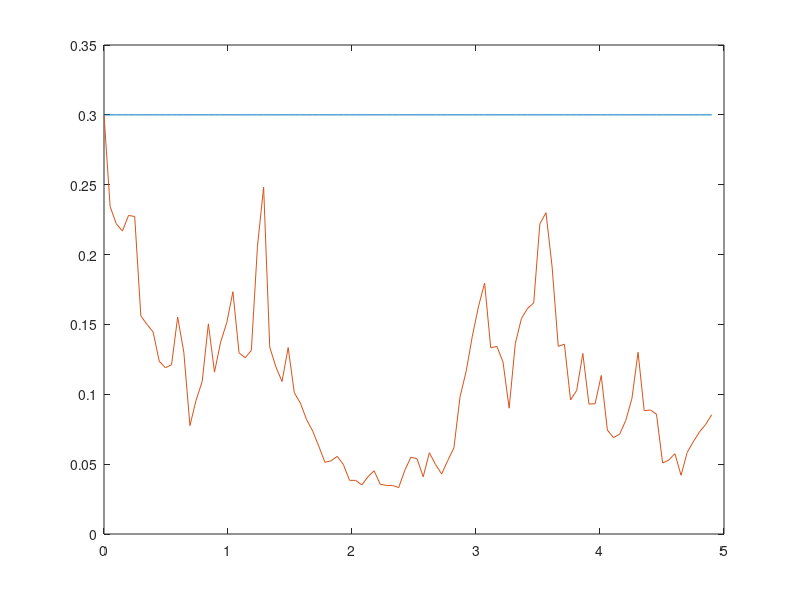

Write the MATLAB code that produced this figure. (Note: this script raises an error after producing the figure.)
%% Variables intervals and discretization
clear; clc;

B_call0 = 1;
B_put0 = 1;
t0 = 0;
T = 5;
r = 0;
K = 10;
S0 = 10;
hedge_freq = [1 5];
num_of_iter = 500;

alpha_level = 0.1;

discretization_num_t = 100; % number of discretization

delta_t = (T - t0)/(discretization_num_t+1); % delta y

%% X and T arrays creation

% definition of the t-values on axis
t(1) = t0;

% sigma1(1) = volatility1(); %stochastic vol
sigma1(1) = 0.3; %stochastic vol
sigma(1) = 0.3; % const vol

for q = 2:1:discretization_num_t
    t(q) = t(q-1) + delta_t; 
    % sigma1(q) = volatility1(); %stochastic vol
    % sigma1(q) = volatility2(sigma1(q-1)); %stochastic vol
    sigma1(q) = sigma1(q-1)+sigma1(q-1)*sqrt(delta_t)*randn(); %stochastic vol
    
    sigma(q) = sigma(q-1); % const vol
end;

figure;
plot(t,sigma);
hold on;
plot(t,sigma1);

%% Main  

s = size(hedge_freq,2);

for k = 1:s

    for i = 1:num_of_iter

        % [V_call, V_put, P_call, P_put, A_call, A_put, B_call, B_put, PLcall(i,k), PLput(i,k)] = hedging(B_call0, B_put0, t0, T, discretization_num_t, r, sigma, K, S0, hedge_freq(k));
        [V_call, V_put, P_call, P_put, A_call, A_put, B_call, B_put, PLcall(i,k), PLput(i,k)] = hedging_exact_repl(t0, T, discretization_num_t, r, sigma1, K, S0, hedge_freq(k));
        [V_call_const, V_put_const, P_call_const, P_put_const, A_call_const, A_put_const, B_call_const, B_put_const, PLcall_const(i,k), PLput_const(i,k)] = hedging_exact_repl(t0, T, discretization_num_t, r, sigma, K, S0, hedge_freq(k));
    end;

end;

for k = 1:s
    EV_PLcall(k) = sum(PLcall(:,k))/num_of_iter;
    Var_PLcall(k) = sum(PLcall(:,k).^2)/num_of_iter - EV_PLcall(k)^2;
    
    EV_PLcall_const(k) = sum(PLcall_const(:,k))/num_of_iter;
    Var_PLcall_const(k) = sum(PLcall_const(:,k).^2)/num_of_iter - EV_PLcall_const(k)^2;
end;

display(EV_PLcall);
display(Var_PLcall);
display(EV_PLcall_const);
display(Var_PLcall_const);


set_of_PL = -4:0.1:4;
sz = size(set_of_PL,2);
figure;
figure;
% VAR array creation
for k = 1:s
    indic(k) = 0;    
    indic_const(k) = 0;
end; 


for k = 1:s

    for i = 1:sz
    
        counter_density = 0;
        counter_proba = 0;
        counter_density_const = 0;
        counter_proba_const = 0;
        
        for j = 1:num_of_iter
            
            if (i ~= sz)
                
                if (PLcall(j,k) < set_of_PL(i+1)) && (PLcall(j,k) >= set_of_PL(i))
                    counter_density = counter_density+1;
                end;
                
                if (PLcall_const(j,k) < set_of_PL(i+1)) && (PLcall_const(j,k) >= set_of_PL(i))
                    counter_density_const = counter_density_const+1;
                end;
                
                if (PLcall(j,k) < set_of_PL(i+1))
                    counter_proba = counter_proba+1;
                end;
                
                if (PLcall_const(j,k) < set_of_PL(i+1))
                    counter_proba_const = counter_proba_const+1;
                end;              
        
            end;
            
        end;
        
        density(i,k) = (counter_density/num_of_iter)/0.1;
        proba(i,k) = counter_proba/num_of_iter;
        
        density_const(i,k) = (counter_density_const/num_of_iter)/0.1;
        proba_const(i,k) = counter_proba_const/num_of_iter;      
        
        if (proba(i,k)>=alpha_level) && (indic(k)==0)
            VAR(k) = set_of_PL(i);
            indic(k) = indic(k)+1;
        end;
        
        
        if (proba_const(i,k)>=alpha_level) && (indic_const(k)==0)
            VAR_const(k) = set_of_PL(i);
            indic_const(k) = indic_const(k)+1;
        end;
        
    end;

    figure(2);
    hold on;
    plot(set_of_PL(1:end-1), density((1:end-1),k));
    plot(set_of_PL(1:end-1), density_const((1:end-1),k));
    
    
    figure(3);
    hold on;
    plot(set_of_PL(1:end-1), proba((1:end-1),k));
    scatter(VAR(k)*ones(1,20),0.05:0.05:1);
    plot(set_of_PL(1:end-1), proba_const((1:end-1),k));
    scatter(VAR_const(k)*ones(1,20),0.05:0.05:1);
    
    
end;

display(VAR);
display(VAR_const);

figure(2);
legend('dens hedge freq = 1','dens const hedge freq = 1','dens hedge freq = 5','dens const hedge freq = 5');
figure(3);
legend('proba hedge freq = 1','VAR hedge freq = 1','proba const hedge freq = 1','VAR const hedge freq = 1','proba hedge freq = 5','VAR hedge freq = 5','proba const hedge freq = 5','VAR const hedge freq = 5');